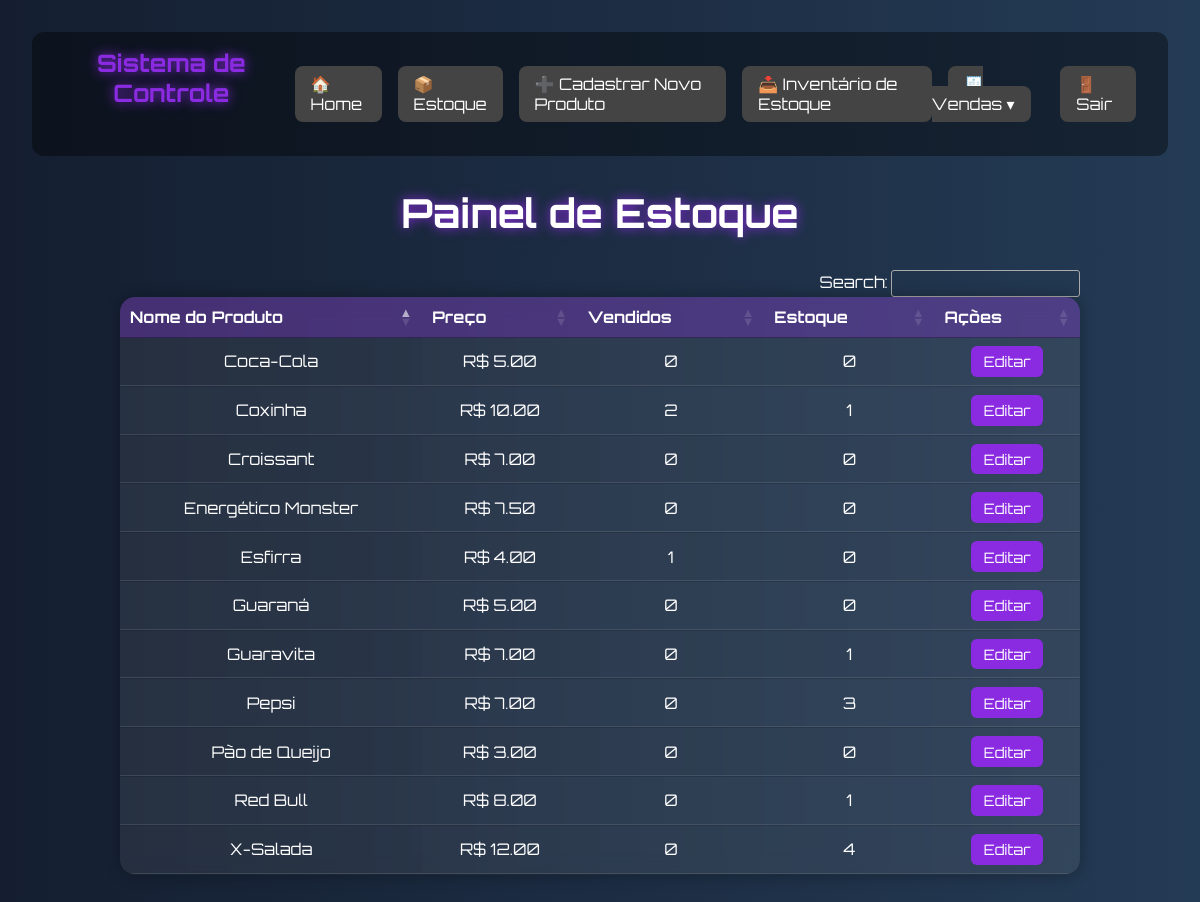
/painel (signed in), run on an earlier commit of the app's database.
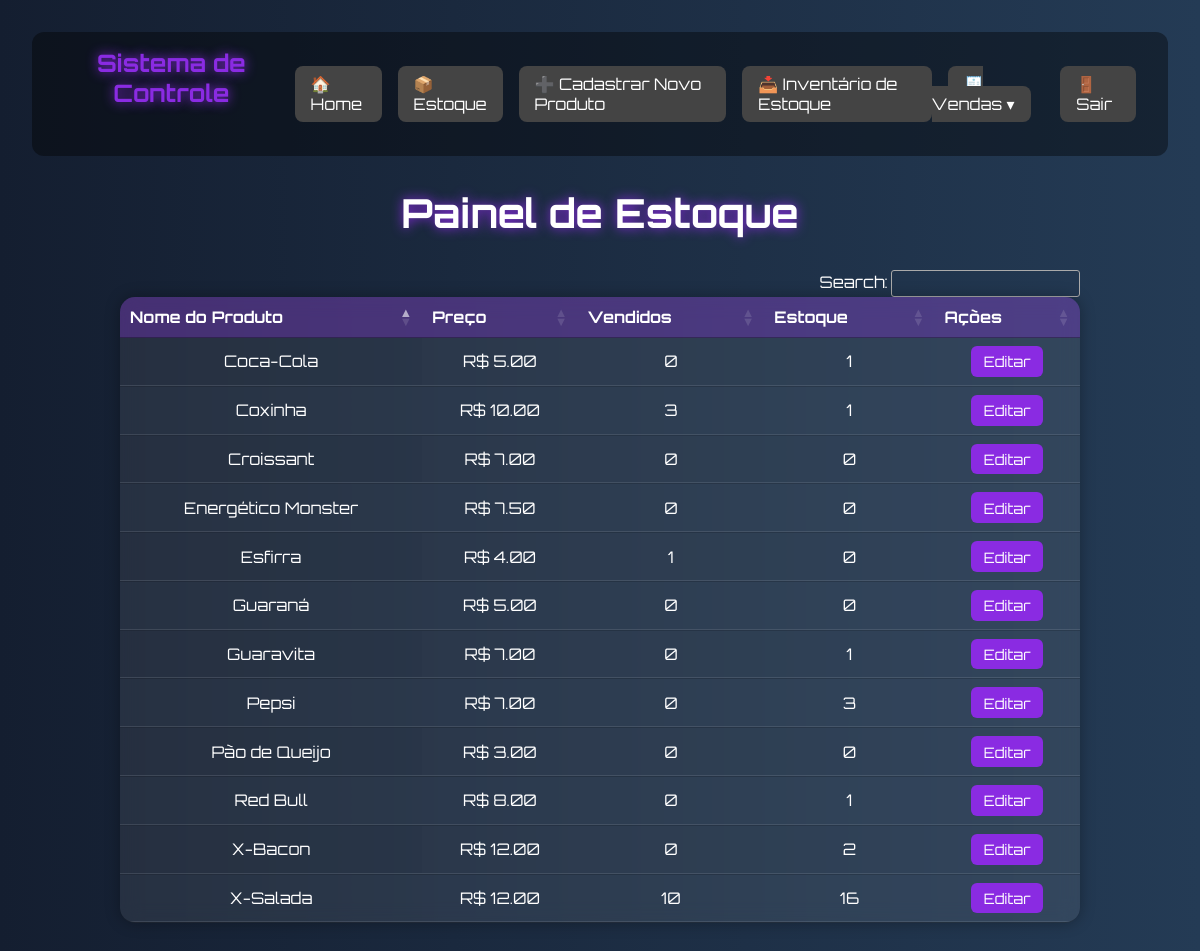
And on a later commit of the database.
### models.py (models this page shows)
class TipoProduto(db.Model):
    __tablename__ = 'tipo_produto'
    id = db.Column(db.Integer, primary_key=True, autoincrement=True)
    nome = db.Column(db.String(255), nullable=False, unique=True)
    categoria_id = db.Column(db.Integer, db.ForeignKey('categoria.id'), nullable=False)
    preco = db.Column(db.Numeric(10, 2), nullable=False)
    descricao = db.Column(db.Text)
    produtos = db.relationship('Produto', back_populates='tipo_produto', cascade="all, delete-orphan")

### routes.py (the view)
    @app.route('/painel')
    def painel():
            if 'usuario' not in session:
                return redirect(url_for('login_view'))
            tipos = TipoProduto.query.all()
            dados_estoque = []
            for tipo in tipos:
                quantidade_estoque = db.session.query(func.count(Produto.id)).filter_by(tipo_produto_id=tipo.id).scalar() or 0
                qtd_vendida = db.session.query(func.sum(ItemVenda.quantidade))\
                    .filter(ItemVenda.tipo_produto_id == tipo.id)\
                    .scalar() or 0
                dados_estoque.append({
                    'id': tipo.id,
                    'tipo': tipo.nome,
                    'estoque': quantidade_estoque,
                    'vendido': qtd_vendida,
                    'preco': float(tipo.preco)
                })
            return render_template('painel.html', produtos=dados_estoque)

### templates/painel.html (shortened to what this page needs)
<!DOCTYPE html>
<html lang="pt-br">
{% extends 'base.html' %}
{% block content %}
<link rel="stylesheet" href="https://cdn.datatables.net/1.13.6/css/jquery.dataTables.min.css">
<h1>Painel de Estoque</h1>
<table id="estoque" class="display">
    <thead>
        <tr>
            <th>Nome do Produto</th>
            <th>Preço</th>
            <th>Vendidos</th>
            <th>Estoque</th>
            <th>Ações</th>
        </tr>
    </thead>
    <tbody>
        {% for produto in produtos %}
        <tr>
            <td>{{ produto['tipo'] }}</td>
            <td>R$ {{ "%.2f"|format(produto['preco']) }}</td>
            <td>{{ produto['vendido'] }}</td>
            <td>{{ produto['estoque'] }}</td>
            <td class="acoes">
                <a href="/editar-produto/{{ produto['id'] }}" class="btn-editar">Editar</a>
            </td>
        </tr>
        {% endfor %}
    </tbody>
</table>
{% endblock %}

### templates/base.html (shortened to what this page needs)
<!DOCTYPE html>
<html lang="pt-br">
<head>
</head>
<body>
    <header>
        <h1>Sistema de Controle</h1>
        <nav>
            <a href="/home">🏠 Home</a>
            <a href="/painel">📦 Estoque</a>
            <a href="/cadastrar-produto">➕ Cadastrar Novo Produto</a>
            <a href="/inventario-estoque">📥 Inventário de Estoque</a>
            <div class="menu-vendas">
                <a href="#">🧾 Vendas ▾</a>
            </div>
            <a href="/logout">🚪 Sair</a>
        </nav>
    </header>
    <div class="container">
        {% block content %}{% endblock %}
    </div>
</body>
</html>

### templates/base.html (style rules this page uses)
* { margin: 0; padding: 0; box-sizing: border-box; }
body { font-family: 'Orbitron', sans-serif; background: linear-gradient(120deg, #0f0c29, #302b63, #24243e); color: #fff; min-height: 100vh; padding: 2rem; }
header { background-color: rgba(0, 0, 0, 0.4); padding: 1rem 2rem; border-radius: 12px; margin-bottom: 2rem; display: flex; justify-content: space-between; align-items: center; }
header h1 { font-size: 1.5rem; color: #8a2be2; }
nav { display: flex; align-items: center; }
nav a { margin-left: 1rem; text-decoration: none; color: #fff; background-color: #444; padding: 0.5rem 1rem; border-radius: 8px; transition: background 0.3s ease; position: relative; }
.menu-vendas { position: relative; }
table { border-collapse: collapse; background: rgba(255, 255, 255, 0.1); backdrop-filter: blur(10px); border-radius: 15px; overflow: hidden; box-shadow: 0 0 20px rgba(0, 0, 0, 0.4); width: 80%; margin: 0 auto; }
th, td { padding: 1rem; text-align: center; }
th { background-color: rgba(138, 43, 226, 0.4); }
tr:nth-child(even) { background-color: rgba(255, 255, 255, 0.05); }
td { border-bottom: 1px solid rgba(255, 255, 255, 0.1); }
.container { max-width: 960px; margin: 0 auto; }

### templates/painel.html (style rules this page uses)
* { margin: 0; padding: 0; box-sizing: border-box; }
body { font-family: 'Orbitron', sans-serif; background: linear-gradient(to right, #141e30, #243b55); color: #fff; min-height: 100vh; padding: 2rem; }
h1 { text-align: center; margin-bottom: 2rem; font-size: 2.5rem; text-shadow: 0 0 12px #8a2be2; }
table { width: 90%; margin: 0 auto; border-collapse: collapse; background-color: rgba(255, 255, 255, 0.08); border-radius: 15px; overflow: hidden; box-shadow: 0 0 15px rgba(0,0,0,0.3); }
th, td { padding: 1rem; text-align: center; color: white; }
th { background-color: rgba(138, 43, 226, 0.3); font-weight: bold; }
tr:nth-child(even) { background-color: rgba(255, 255, 255, 0.04); }
.acoes { display: flex; justify-content: center; gap: 10px; }
.btn-editar, .btn-excluir { padding: 0.4rem 0.8rem; font-size: 0.9rem; border-radius: 6px; border: none; cursor: pointer; text-decoration: none; transition: background-color 0.2s; }
.btn-editar { background-color: #8a2be2; color: white; }

What changed in the data, as far as the page shows it:
computed for TipoProduto "Coxinha": vendido "2" → "3"
computed for TipoProduto "Coca-Cola": estoque "0" → "1"
computed for TipoProduto "X-Salada": vendido "0" → "10"; estoque "4" → "16"
added TipoProduto: tipo "X-Bacon", preco "12.00", vendido "0", estoque "2"
